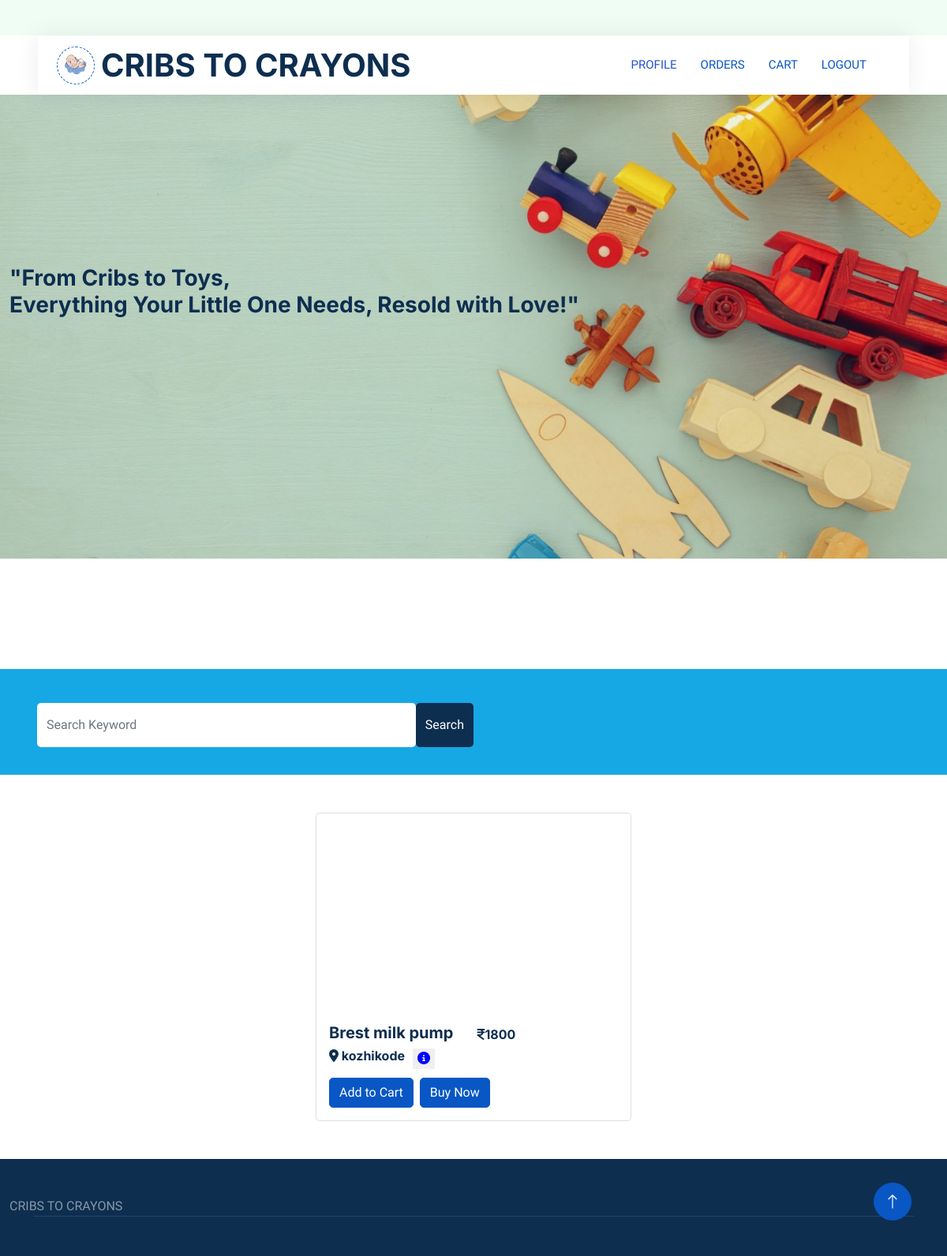
/purchase, run on the app's committed database.
### app1/models.py (models this page shows)
class Product(models.Model):
    seller_id=models.ForeignKey(Seller,on_delete=models.CASCADE)
    product_name=models.CharField(max_length=30)
    price=models.IntegerField()
    product_details=models.CharField(max_length=100)
    location=models.CharField(max_length=30)
    image1=models.FileField(upload_to='product')
    image2=models.FileField(upload_to='product')
    image3=models.FileField(upload_to='product')

### app1/views.py (the view)
# urls.py: path('purchase',views.purchase,name="purchase"),
def purchase(request):
    available_products = Product.objects.exclude(
        id__in=Productbooking.objects.filter(status='booked').values('product_id')
    )
    context={
        'product':available_products
    }
    return render(request,'Customer/purchase.html',context)

### template/Customer/purchase.html (shortened to what this page needs)
<!DOCTYPE html>
<html lang="en">
{% load static %}
<head>
    <link rel="stylesheet" href="https://cdnjs.cloudflare.com/ajax/libs/font-awesome/6.5.1/css/all.min.css"
 />
    <link href="https://cdnjs.cloudflare.com/ajax/libs/font-awesome/5.10.0/css/all.min.css" rel="stylesheet">
    <link href="https://cdn.jsdelivr.net/npm/bootstrap-icons@1.4.1/font/bootstrap-icons.css" rel="stylesheet">
    <link href="{% static 'js/animate.min.css' %}" rel="stylesheet">
    <link href="{% static 'js/owl.carousel.min.css' %}" rel="stylesheet">
    <link href="{% static 'css/bootstrap.min.css' %}" rel="stylesheet">
    <link href="{% static 'css/style.css' %}" rel="stylesheet">
</head>
<body>
    <div class="container-xxl bg-white p-0">
        <div class="container-fluid nav-bar bg-transparent">
            <nav class="navbar navbar-expand-lg bg-white navbar-light py-0 px-4">
                <a href="" class="navbar-brand d-flex align-items-center text-center">
                    <div class="icon p-2 me-2">
                        <img class="img-fluid" src="{% static 'img/logo.gif' %}" alt="Icon"
                            style="width: 30px; height: 30px;">
                    </div>
                    <h1 class="m-0 ">CRIBS TO CRAYONS</h1>
                </a>
                <div class="collapse navbar-collapse" id="navbarCollapse">
                    <div class="navbar-nav ms-auto">
                        <a href="{% url 'customerprofile'%}" class="nav-item nav-link">PROFILE</a>
                        <a href="{% url 'myorders'%}" class="nav-item nav-link active">ORDERS</a>
                        <a href="{% url 'cart'%}" class="nav-item nav-link active">CART</a>
                        <a href="{% url 'login'%}" class="nav-item nav-link active">LOGOUT</a>
                    </div>
                </div>
            </nav>
        </div>
        <div class="bb">
            <br>
            <br>
            <br>
            <br>
            <br>
            <br>
            <br>
            <br>
            <br>
            <div class="container-fluid">
                <h3>
                    "From Cribs to Toys, <br>
                    Everything Your Little One Needs, Resold with Love!"<br>
                    <br>
                    <br>
                    <br>
                    <br>
                    <br>
                    <br>
                    <br>
                    <br>
                    <br>
                    <br>
                    <br>
                    <br>
                    <br>
                </h3>
            </div>
        </div>
        <div class="container-fluid bg-primary mb-5 wow fadeIn" data-wow-delay="0.1s" style="padding: 35px;">
            <div class="container">
                <div class="row g-2">
                    <form method="get" action="{% url 'productsearch'%}">
                        <div class=" col-md-6 d-flex ">
                            <input type="text" class="form-control border-0 py-3" placeholder="Search Keyword"
                                name="search">
                            <div>
                                <button class="btn btn-dark border-0 w-100 py-3">Search</button>
                            </div>
                        </div>
                    </form>
                </div>
            </div>
        </div>
        <div class="d-flex justify-content-around w-100 gap-5 flex-wrap">
            {% for i in product %}
            <div class="card" style="width: 25rem;">
                <div class="owl-carousel header-carousel">
                    <div class="owl-carousel-item">
                        <img class="" src="{{ i.image1.url }}" alt="" height="250px">
                    </div>
                </div>
                <div class="card-body">
                    <div class="qq">
                        <div>
                    <h5 class="card-title">{{ i.product_name }}</h5>
                </div>
                <div class="ff">
                    <h6 class="card-title"><i class="fa-solid fa-indian-rupee-sign"></i>{{ i.price }}</h6>
                </div>
            </div>
                    <div class="nn">
                        <div>
                    <h6 class="card-title"><i class="fa-solid fa-location-dot"></i>  {{ i.location }}</h6>
                </div>
                <div class="mm">
                    <button onclick="handledetails()" style="border: none;"><i class="fa-solid fa-circle-info vv"></i></button>
                </div>
            </div>
                    <div class="d-flex gap-2 xx">
                        <a href="{% url 'addtocart' id=i.id %}" class="btn btn-primary">Add to Cart</a>
                        <a href="{% url 'productbooking' id=i.id %}" class="btn btn-primary">Buy Now</a>
                    </div>
                </div>
            </div>
            {% endfor %}
        </div>
        <div class="container-fluid bg-dark text-white-50 footer pt-5 mt-5 wow fadeIn" data-wow-delay="0.1s">
            CRIBS TO CRAYONS
            <div class="container">
                <div class="copyright">
                </div>
            </div>
        </div>
        <a href="#" class="btn btn-lg btn-primary btn-lg-square back-to-top"><i class="bi bi-arrow-up"></i></a>
    </div>
</body>
</html>

### static/css/style.css (style rules this page uses)
:root { --primary: #0957c5; --secondary: #2264ff; --light: #EFFDF5; --dark: #2551d3; }
.back-to-top { position: fixed; display: none; right: 45px; bottom: 45px; z-index: 99; }
.btn { transition: .5s; }
.btn.btn-primary, .btn.btn-secondary { color: #FFFFFF; }
.btn-lg-square { width: 48px; height: 48px; }
.btn-square, .btn-sm-square, .btn-lg-square { padding: 0; display: flex; align-items: center; justify-content: center; font-weight: normal; border-radius: 50px; }
.nav-bar { position: relative; margin-top: 45px; padding: 0 3rem; transition: .5s; z-index: 9999; }
.navbar { box-shadow: 0 0 30px rgba(0, 0, 0, .08); }
.navbar-light .navbar-nav .nav-link { margin-right: 30px; padding: 25px 0; color: #5288e0; font-size: 15px; text-transform: uppercase; outline: none; }
.navbar-light .navbar-nav .nav-link:hover, .navbar-light .navbar-nav .nav-link.active { color: var(--primary); }
.navbar-light .navbar-brand { height: 75px; }
.navbar-light .navbar-nav .nav-link { color: var(--dark); font-weight: 500; }
.icon { padding: 15px; display: inline-flex; align-items: center; justify-content: center; background: #FFFFFF !important; border-radius: 50px; border: 1px dashed var(--primary) !important; }
.footer .copyright { padding: 25px 0; font-size: 15px; border-top: 1px solid rgba(256, 256, 256, .1); }

### data on the page
Product: image1 (picture), product_name "Brest milk pump", price "1800", location "kozhikode"
